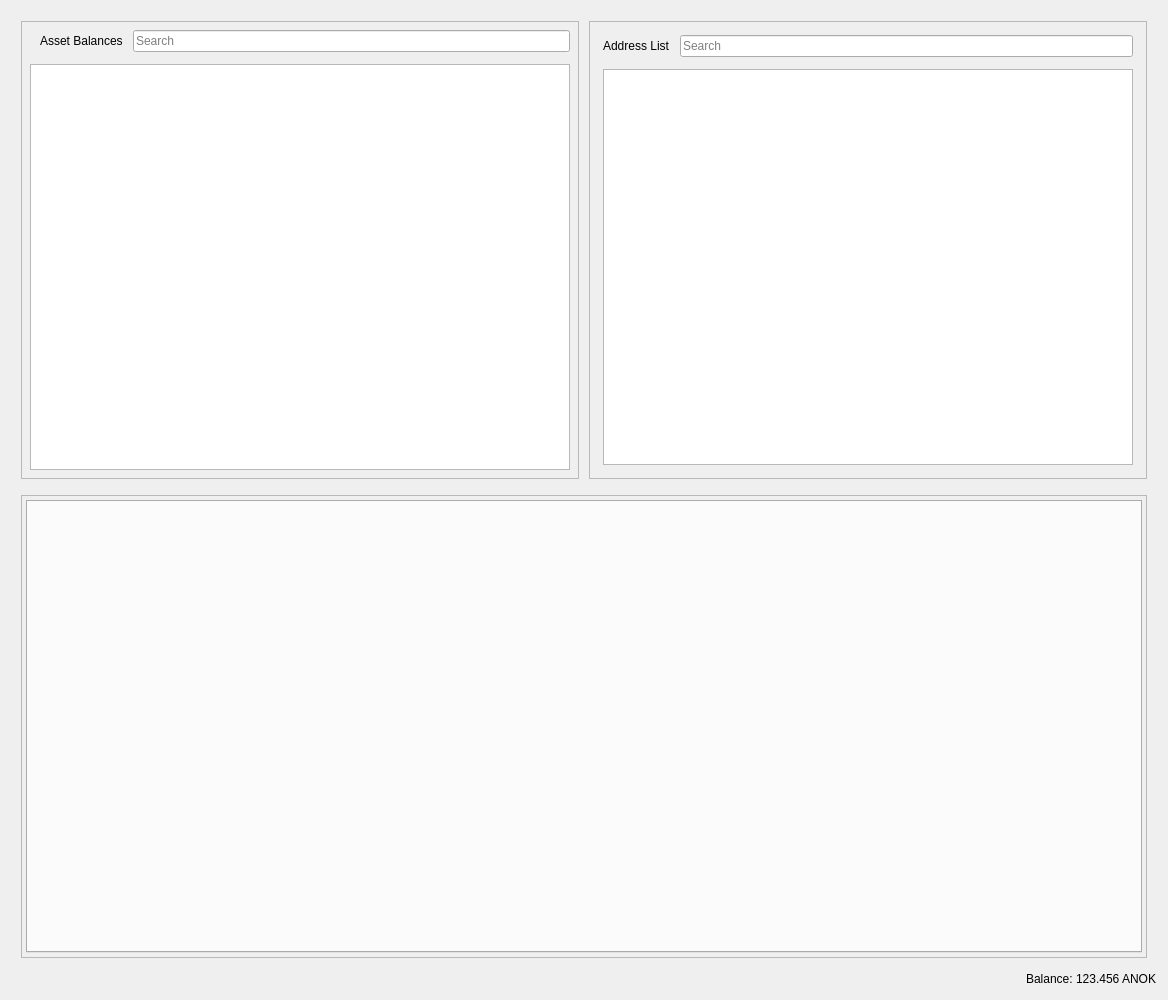
<?xml version="1.0" encoding="UTF-8"?>
<ui version="4.0">
 <class>RestrictedAssetsDialog</class>
 <widget class="QDialog" name="RestrictedAssetsDialog">
  <property name="geometry">
   <rect>
    <x>0</x>
    <y>0</y>
    <width>1168</width>
    <height>1000</height>
   </rect>
  </property>
  <property name="windowTitle">
   <string>Send Coins</string>
  </property>
  <layout class="QVBoxLayout" name="verticalLayout">
   <item>
    <layout class="QHBoxLayout" name="horizontalLayout">
     <property name="spacing">
      <number>10</number>
     </property>
     <property name="leftMargin">
      <number>10</number>
     </property>
     <property name="topMargin">
      <number>10</number>
     </property>
     <property name="rightMargin">
      <number>10</number>
     </property>
     <property name="bottomMargin">
      <number>5</number>
     </property>
     <item>
      <widget class="QFrame" name="frameAssetBalance">
       <property name="frameShape">
        <enum>QFrame::StyledPanel</enum>
       </property>
       <property name="frameShadow">
        <enum>QFrame::Raised</enum>
       </property>
       <layout class="QVBoxLayout" name="verticalLayout_7">
        <property name="spacing">
         <number>12</number>
        </property>
        <property name="leftMargin">
         <number>4</number>
        </property>
        <property name="topMargin">
         <number>4</number>
        </property>
        <property name="rightMargin">
         <number>4</number>
        </property>
        <property name="bottomMargin">
         <number>4</number>
        </property>
        <item>
         <layout class="QVBoxLayout" name="verticalLayout_4">
          <property name="spacing">
           <number>12</number>
          </property>
          <property name="leftMargin">
           <number>4</number>
          </property>
          <property name="topMargin">
           <number>4</number>
          </property>
          <property name="rightMargin">
           <number>4</number>
          </property>
          <property name="bottomMargin">
           <number>4</number>
          </property>
          <item>
           <layout class="QHBoxLayout" name="horizontalLayout_8">
            <property name="spacing">
             <number>10</number>
            </property>
            <property name="leftMargin">
             <number>10</number>
            </property>
            <item>
             <widget class="QLabel" name="labelAssetBalance">
              <property name="text">
               <string>Asset Balances</string>
              </property>
             </widget>
            </item>
            <item>
             <widget class="QLineEdit" name="lineEditAssetSearch">
              <property name="placeholderText">
               <string>Search</string>
              </property>
             </widget>
            </item>
           </layout>
          </item>
          <item>
           <widget class="QTableView" name="listAssets"/>
          </item>
         </layout>
        </item>
       </layout>
      </widget>
     </item>
     <item>
      <widget class="QFrame" name="frameAddressList">
       <property name="frameShape">
        <enum>QFrame::StyledPanel</enum>
       </property>
       <property name="frameShadow">
        <enum>QFrame::Raised</enum>
       </property>
       <layout class="QVBoxLayout" name="verticalLayout_10">
        <property name="spacing">
         <number>12</number>
        </property>
        <item>
         <layout class="QVBoxLayout" name="verticalLayout_9">
          <property name="spacing">
           <number>12</number>
          </property>
          <property name="leftMargin">
           <number>4</number>
          </property>
          <property name="topMargin">
           <number>4</number>
          </property>
          <property name="rightMargin">
           <number>4</number>
          </property>
          <property name="bottomMargin">
           <number>4</number>
          </property>
          <item>
           <layout class="QHBoxLayout" name="horizontalLayout_9">
            <property name="spacing">
             <number>10</number>
            </property>
            <property name="leftMargin">
             <number>0</number>
            </property>
            <property name="topMargin">
             <number>0</number>
            </property>
            <property name="rightMargin">
             <number>0</number>
            </property>
            <property name="bottomMargin">
             <number>0</number>
            </property>
            <item>
             <widget class="QLabel" name="labelAddressList">
              <property name="text">
               <string>Address List</string>
              </property>
             </widget>
            </item>
            <item>
             <widget class="QLineEdit" name="lineEditAddressSearch">
              <property name="placeholderText">
               <string>Search</string>
              </property>
             </widget>
            </item>
           </layout>
          </item>
          <item>
           <widget class="QTableView" name="myAddressList"/>
          </item>
         </layout>
        </item>
       </layout>
      </widget>
     </item>
    </layout>
   </item>
   <item>
    <layout class="QHBoxLayout" name="horizontalLayout_4">
     <property name="spacing">
      <number>10</number>
     </property>
     <property name="leftMargin">
      <number>10</number>
     </property>
     <property name="topMargin">
      <number>5</number>
     </property>
     <property name="rightMargin">
      <number>10</number>
     </property>
     <property name="bottomMargin">
      <number>5</number>
     </property>
     <item>
      <widget class="QFrame" name="tabFrame">
       <property name="frameShape">
        <enum>QFrame::StyledPanel</enum>
       </property>
       <property name="frameShadow">
        <enum>QFrame::Raised</enum>
       </property>
       <layout class="QVBoxLayout" name="verticalLayout_8">
        <property name="spacing">
         <number>12</number>
        </property>
        <property name="leftMargin">
         <number>4</number>
        </property>
        <property name="topMargin">
         <number>4</number>
        </property>
        <property name="rightMargin">
         <number>4</number>
        </property>
        <property name="bottomMargin">
         <number>4</number>
        </property>
        <item>
         <widget class="QTabWidget" name="tabWidget">
          <property name="tabPosition">
           <enum>QTabWidget::North</enum>
          </property>
          <property name="tabShape">
           <enum>QTabWidget::Rounded</enum>
          </property>
          <property name="currentIndex">
           <number>-1</number>
          </property>
          <property name="elideMode">
           <enum>Qt::ElideNone</enum>
          </property>
         </widget>
        </item>
       </layout>
      </widget>
     </item>
    </layout>
   </item>
   <item>
    <layout class="QHBoxLayout" name="horizontalLayout_2">
     <property name="spacing">
      <number>3</number>
     </property>
     <item>
      <spacer name="horizontalSpacer">
       <property name="orientation">
        <enum>Qt::Horizontal</enum>
       </property>
       <property name="sizeHint" stdset="0">
        <size>
         <width>40</width>
         <height>20</height>
        </size>
       </property>
      </spacer>
     </item>
     <item alignment="Qt::AlignRight">
      <widget class="QLabel" name="label">
       <property name="sizePolicy">
        <sizepolicy hsizetype="Preferred" vsizetype="Fixed">
         <horstretch>0</horstretch>
         <verstretch>0</verstretch>
        </sizepolicy>
       </property>
       <property name="text">
        <string>Balance:</string>
       </property>
      </widget>
     </item>
     <item alignment="Qt::AlignRight">
      <widget class="QLabel" name="labelBalance">
       <property name="sizePolicy">
        <sizepolicy hsizetype="Preferred" vsizetype="Fixed">
         <horstretch>0</horstretch>
         <verstretch>0</verstretch>
        </sizepolicy>
       </property>
       <property name="cursor">
        <cursorShape>IBeamCursor</cursorShape>
       </property>
       <property name="text">
        <string notr="true">123.456 ANOK</string>
       </property>
       <property name="textInteractionFlags">
        <set>Qt::LinksAccessibleByMouse|Qt::TextSelectableByKeyboard|Qt::TextSelectableByMouse</set>
       </property>
      </widget>
     </item>
    </layout>
   </item>
  </layout>
 </widget>
 <resources>
  <include location="../anokas.qrc"/>
 </resources>
 <connections/>
</ui>
